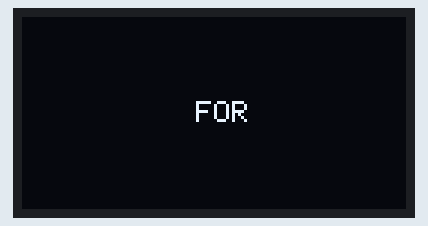
Simulated run of this sketch. Board: Arduino Uno, built with avr-gcc and run on an emulated ATmega328P. Shown: 128×64 one-colour display.

Above: at 0.17 s.
At 0.8 s:
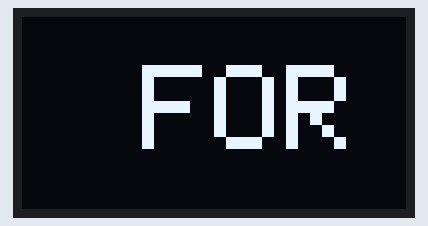
At 1.8 s:
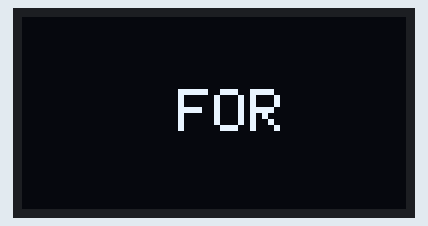

The sketch:

FOR_zoom_in_effect.ino
```cpp
#include <Wire.h>
#include <Adafruit_GFX.h>
#include <Adafruit_SSD1306.h>

#define SCREEN_WIDTH 128
#define SCREEN_HEIGHT 64
#define OLED_RESET    -1
Adafruit_SSD1306 display(SCREEN_WIDTH, SCREEN_HEIGHT, &Wire, OLED_RESET);

void setup() {
  if (!display.begin(SSD1306_SWITCHCAPVCC, 0x3C)) {
    Serial.println(F("SSD1306 allocation failed"));
    for (;;);
  }
  display.clearDisplay();
}

void loop() {
  for (int size = 1; size <= 4; size++) {  // Increase text size
    display.clearDisplay();
    display.setTextSize(size);  // Zoom-in effect
    display.setTextColor(WHITE);

    // Center the text based on its size
    int x = SCREEN_WIDTH / 2 - (size * 6);  // Adjust X for centering
    int y = SCREEN_HEIGHT / 2 - (size * 4); // Adjust Y for centering

    display.setCursor(x, y);
    display.print("FOR");
    display.display();
    delay(200); // Adjust speed of zoom-in
  }

  delay(500); // Pause before restarting the effect
}
```

Measured:
- by itself, everything shown: repeats every 1.4 s, in 4 steps
- what the display in image 1 shows lasts 0.8 s, from 0.7 s to 1.5 s
